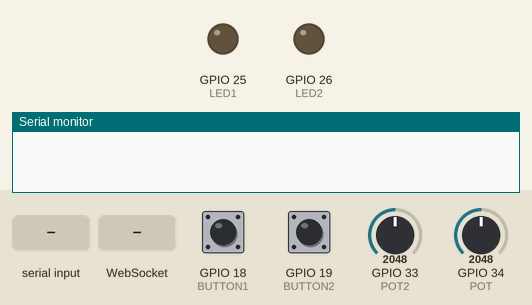
Bench run of a sketch on a simulated ESP32. On the bench: output pins drawn as LEDs (lit = HIGH), the last lines printed to the serial monitor. The test bench sets the inputs (shaded band); at power-on: GPIO 34 (POT) = 2048, GPIO 18 (BUTTON1) HIGH, GPIO 19 (BUTTON2) HIGH, GPIO 33 (POT2) = 2048. Storage starts empty; random numbers use the default seed unless the sketch sets one.

Above: at 0.1 s.
At 1.3 s:
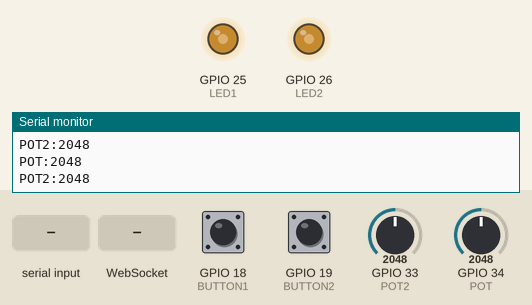
1.4 s: GPIO 34 (POT) set to 3603
At 2.47 s:
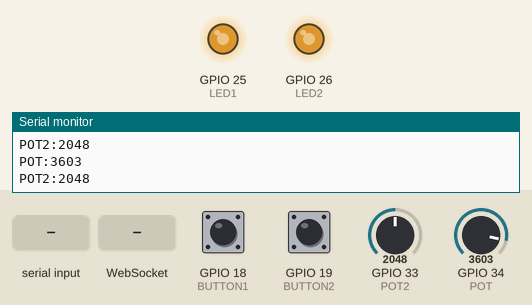
4.4 s: "LED1:OFF\n" received over Serial
7.4 s: WebSocket text "LED2:OFF" received
10.4 s: GPIO 34 (POT) set to 2866
13.4 s: "LED2:OFF\n" received over Serial
16.4 s: WebSocket text "LED1:OFF" received
Timing chart, 0 to 20.4 s (numbered marks = the images above; inputs shaded):
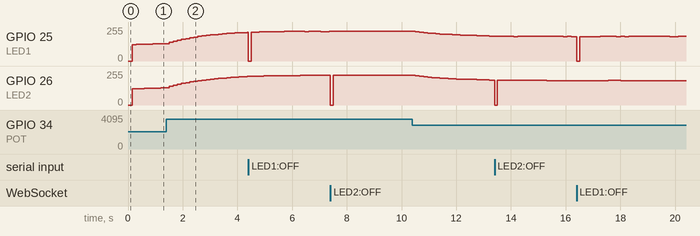

The sketch:

main.ino
```cpp
#include <WiFi.h>
#include <WebServer.h>
#include <WebSocketsServer.h>
#include <LittleFS.h>

const int LED1 = 25;
const int LED2 = 26;
const int BUTTON1 = 18;
const int BUTTON2 = 19;
const int POT = 34;
const int POT2 = 33;

const char* AP_SSID = "ArduinoPicnic";
const char* AP_PASS = "picnic123";

float flame1 = 120;
float flame2 = 120;
unsigned long lastFlicker = 0;
unsigned long lastHeartbeat = 0;
bool gameMode = false;

WebServer server(80);
WebSocketsServer ws(81);
bool wsClientConnected = false;

String getContentType(String path) {
  if (path.endsWith(".html")) return "text/html";
  if (path.endsWith(".css"))  return "text/css";
  if (path.endsWith(".js"))   return "application/javascript";
  if (path.endsWith(".woff2"))return "font/woff2";
  if (path.endsWith(".png"))  return "image/png";
  if (path.endsWith(".jpg"))  return "image/jpeg";
  if (path.endsWith(".ico"))  return "image/x-icon";
  if (path.endsWith(".svg"))  return "image/svg+xml";
  return "text/plain";
}

bool serveFile(String path) {
  if (!path.startsWith("/")) path = "/" + path;
  if (path.endsWith("/")) path += "index.html";
  String contentType = getContentType(path);
  File f = LittleFS.open(path, "r");
  if (!f) return false;
  server.streamFile(f, contentType);
  f.close();
  return true;
}

void setup() {
  Serial.begin(115200);

  pinMode(BUTTON1, INPUT_PULLUP);
  pinMode(BUTTON2, INPUT_PULLUP);

  ledcAttach(LED1, 5000, 8);
  ledcAttach(LED2, 5000, 8);

  randomSeed(analogRead(POT));

  if (!LittleFS.begin(true)) {
    Serial.println("FS fail");
    return;
  }

  WiFi.softAP(AP_SSID, AP_PASS);
  delay(100);
  Serial.println(WiFi.softAPIP());

  server.on("/", HTTP_GET, []() {
    serveFile("/index.html");
  });

  server.onNotFound([]() {
    if (!serveFile(server.uri())) {
      server.send(404, "text/plain", "not found");
    }
  });

  server.begin();

  ws.begin();
  ws.onEvent(wsEvent);

  Serial.println("ready");
}

void wsEvent(uint8_t num, WStype_t type, uint8_t* payload, size_t length) {
  if (type == WStype_DISCONNECTED) {
    wsClientConnected = false;
  } else if (type == WStype_CONNECTED) {
    wsClientConnected = true;
  } else if (type == WStype_TEXT) {
    String cmd = String((char*)payload);
    cmd.trim();
    handleCommand(cmd);
  }
}

void loop() {
  if (Serial.available()) {
    String cmd = Serial.readStringUntil('\n');
    cmd.trim();
    handleCommand(cmd);
  }

  ws.loop();
  server.handleClient();

  int potValue = analogRead(POT);
  int pot2Value = analogRead(POT2);
  int brightness = map(potValue, 0, 4095, 20, 255);

  if (millis() - lastHeartbeat >= 150) {
    lastHeartbeat = millis();
    String msg1 = "POT:" + String(potValue);
    String msg2 = "POT2:" + String(pot2Value);
    Serial.println(msg1);
    Serial.println(msg2);
    if (wsClientConnected) {
      ws.broadcastTXT(msg1 + "\n");
      ws.broadcastTXT(msg2 + "\n");
    }
  }

  if (!gameMode) {
    if (millis() - lastFlicker >= 150) {
      lastFlicker = millis();

      int target1 = constrain(brightness + random(-10, 11), 0, 255);
      int target2 = constrain(brightness + random(-10, 11), 0, 255);

      flame1 += (target1 - flame1) * 0.10;
      flame2 += (target2 - flame2) * 0.10;

      ledcWrite(LED1, (int)flame1);
      ledcWrite(LED2, (int)flame2);
    }
  }

  static bool lastButton1 = HIGH;
  static bool lastButton2 = HIGH;

  bool button1 = digitalRead(BUTTON1);
  bool button2 = digitalRead(BUTTON2);

  if (lastButton1 == HIGH && button1 == LOW) {
    String msg = "BUTTON_1";
    Serial.println(msg);
    if (wsClientConnected) ws.broadcastTXT(msg + "\n");
  }

  if (lastButton2 == HIGH && button2 == LOW) {
    String msg = "BUTTON_2";
    Serial.println(msg);
    if (wsClientConnected) ws.broadcastTXT(msg + "\n");
  }

  lastButton1 = button1;
  lastButton2 = button2;
}

void handleCommand(String cmd) {
  if (cmd == "MODE:GAME") {
    gameMode = true;
    ledcWrite(LED1, 0);
    ledcWrite(LED2, 0);
  } else if (cmd == "MODE:CANDLE") {
    gameMode = false;
  } else if (cmd == "LED1:ON") {
    ledcWrite(LED1, 255);
  } else if (cmd == "LED1:OFF") {
    ledcWrite(LED1, 0);
  } else if (cmd == "LED2:ON") {
    ledcWrite(LED2, 255);
  } else if (cmd == "LED2:OFF") {
    ledcWrite(LED2, 0);
  } else if (cmd == "LED:BOTH:ON") {
    ledcWrite(LED1, 255);
    ledcWrite(LED2, 255);
  } else if (cmd == "LED:BOTH:OFF") {
    ledcWrite(LED1, 0);
    ledcWrite(LED2, 0);
  } else if (cmd.startsWith("LED1:VAL:")) {
    int val = cmd.substring(8).toInt();
    ledcWrite(LED1, constrain(val, 0, 255));
  } else if (cmd.startsWith("LED2:VAL:")) {
    int val = cmd.substring(8).toInt();
    ledcWrite(LED2, constrain(val, 0, 255));
  }
}
```
